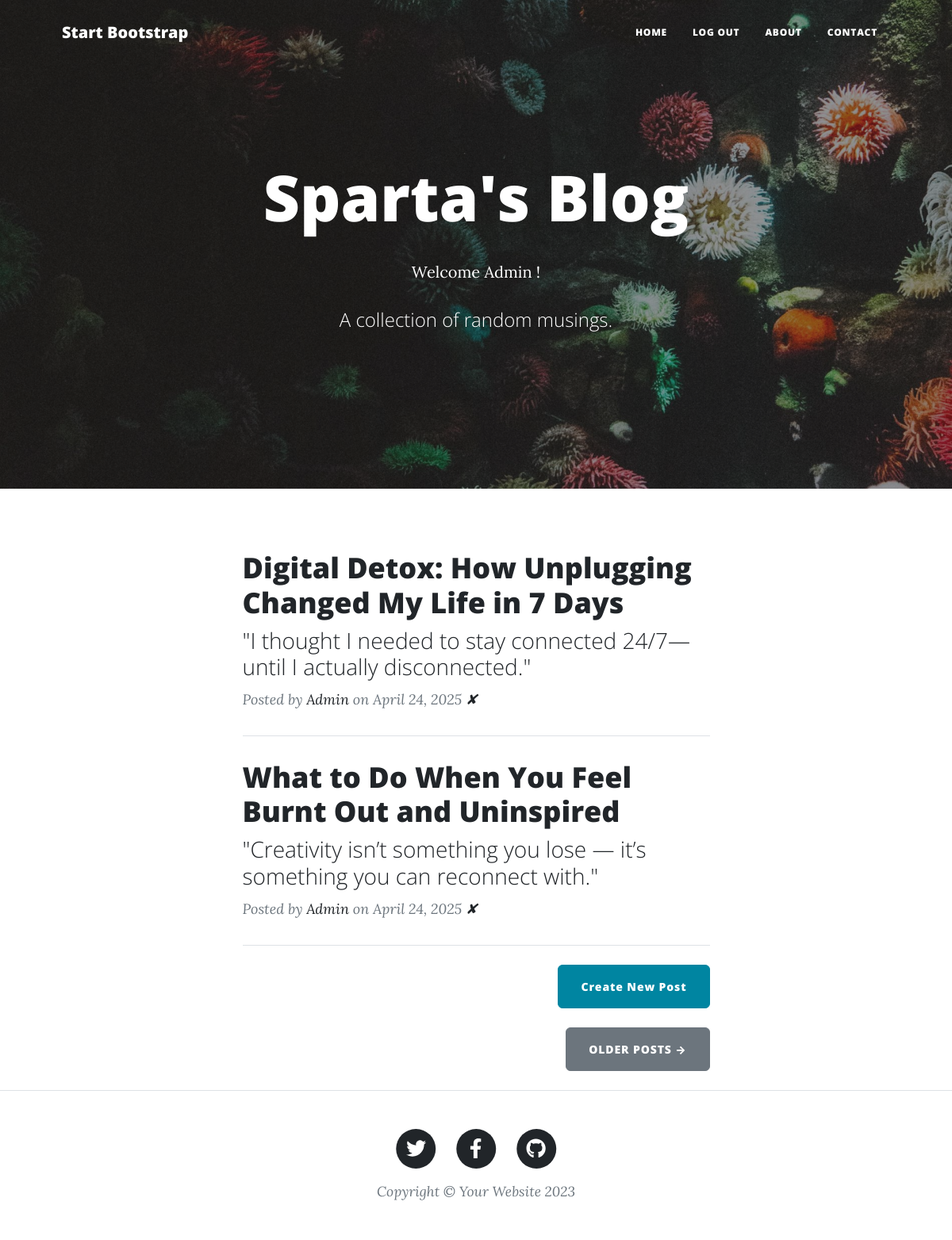
The page / (signed in) on the database its author committed.
### main.py (models this page shows, shortened)
class User(UserMixin,db.Model):
    __tablename__ = "users"
    user_id: Mapped[int] = mapped_column(Integer, primary_key=True)
    username: Mapped[str]=mapped_column(String(250),nullable=False)
    email: Mapped[str] = mapped_column(String(250), nullable=False,unique=True)
    password: Mapped[str] = mapped_column(String(250), nullable=False)
    posts = relationship("BlogPost", back_populates="author")
    comments=relationship("CommentTable", back_populates="comment_author")

class BlogPost(db.Model):
    __tablename__ = "blog_posts"
    id: Mapped[int] = mapped_column(Integer, primary_key=True)
    title: Mapped[str] = mapped_column(String(250), unique=True, nullable=False)
    subtitle: Mapped[str] = mapped_column(String(250), nullable=False)
    date: Mapped[str] = mapped_column(String(250), nullable=False)
    body: Mapped[str] = mapped_column(Text, nullable=False)
    author: Mapped[str] = mapped_column(String(250), nullable=False)
    img_url: Mapped[str] = mapped_column(String(250), nullable=False)
    author_id: Mapped[int] = mapped_column(Integer, db.ForeignKey("users.user_id"))
    author = relationship("User", back_populates="posts")
    comments = relationship("CommentTable", back_populates="post")

### main.py (the view)
@app.route('/')
def get_all_posts():
    result = db.session.execute(db.select(BlogPost))
    posts = result.scalars().all()
    return render_template("index.html", all_posts=posts)

### main.py (called while the page is built)
@login_manager.user_loader
def load_user(user_id):
    return db.get_or_404(User,user_id)

### templates/index.html
{% include "header.html" %}
<header
  class="masthead"
  style="background-image: url('../static/assets/img/home-bg.jpg')"
>
  <div class="container position-relative px-4 px-lg-5">
    <div class="row gx-4 gx-lg-5 justify-content-center">
      <div class="col-md-10 col-lg-8 col-xl-7">
        <div class="site-heading">
          <h1>Sparta's Blog</h1>
          {% if current_user.user_id == 1 %}
          <p>Welcome {{current_user.username}} !</p>
          {%endif%}
          <span class="subheading">A collection of random musings.</span>
        </div>
      </div>
    </div>
  </div>
</header>
<div class="container px-4 px-lg-5">
  <div class="row gx-4 gx-lg-5 justify-content-center">
    <div class="col-md-10 col-lg-8 col-xl-7">
      {% for post in all_posts %}
      <div class="post-preview">
        <a href="{{ url_for('show_post', post_id=post.id) }}">
          <h2 class="post-title">{{ post.title }}</h2>
          <h3 class="post-subtitle">{{ post.subtitle }}</h3>
        </a>
        <p class="post-meta">
          Posted by
          <a href="#">{{post.author.username}}</a>
          on {{post.date}}
          <a href="{{url_for('delete_post', post_id=post.id) }}">✘</a>
        </p>
      </div>
      <hr class="my-4" />
      {% endfor %}
      {% if current_user.user_id == 1 %}
      <div class="d-flex justify-content-end mb-4">
        <a
          class="btn btn-primary float-right"
          href="{{url_for('add_new_post')}}"
          >Create New Post</a
        >
      </div>
      {%endif%}
      <div class="d-flex justify-content-end mb-4">
        <a class="btn btn-secondary text-uppercase" href="#!">Older Posts →</a>
      </div>
    </div>
  </div>
</div>
{% include "footer.html" %}

### rows shown on the page
User: username "Admin"
BlogPost: title "Digital Detox: How Unplugging Changed My Life in 7 Days", subtitle "\"I thought I needed to stay connected 24/7—until I actually disconnected.\"", author.username "Admin", date "April 24, 2025"
BlogPost: title "What to Do When You Feel Burnt Out and Uninspired", subtitle "\"Creativity isn’t something you lose — it’s something you can reconnect with.\"", author.username "Admin", date "April 24, 2025"
